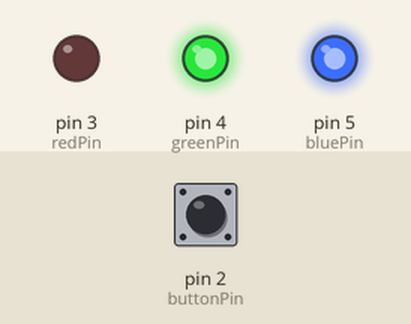
The sketch below on a simulated Arduino Uno, built with avr-gcc and run on an emulated ATmega328P. On the bench: output pins drawn as LEDs (lit = HIGH). The inputs (shaded band) are chosen by the test bench; at power-on: pin 2 (buttonPin) LOW.

Above: at 1.2 s.
1.3 s: pin 2 (buttonPin) pulled HIGH for 0.15 s
At 2.2 s:
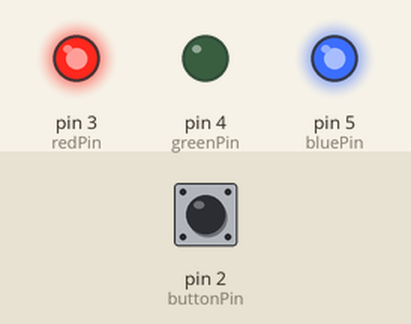
2.9 s: pin 2 (buttonPin) pulled HIGH for 1 s
At 3.5 s:
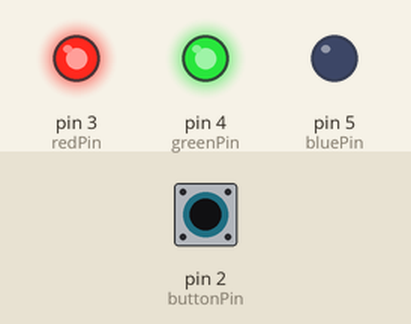
5.4 s: pin 2 (buttonPin) pulled HIGH for 0.15 s
At 6.6 s:
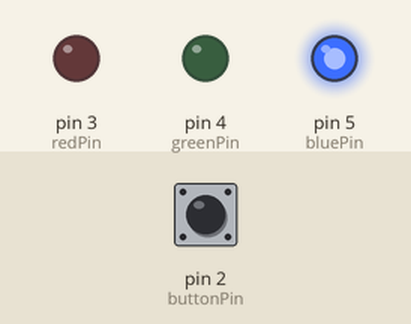
7.0 s: pin 2 (buttonPin) pulled HIGH for 3.2 s
At 7.8 s:
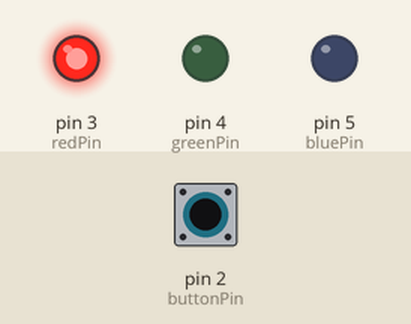
11.7 s: pin 2 (buttonPin) pulled HIGH for 0.15 s
At 12.5 s:
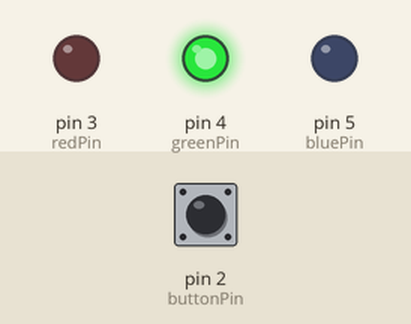
13.3 s: pin 2 (buttonPin) pulled HIGH for 1 s
At 13.8 s:
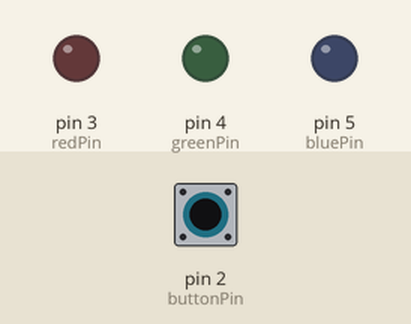
Timing chart, 0 to 16.3 s (numbered marks = the images above; inputs shaded):
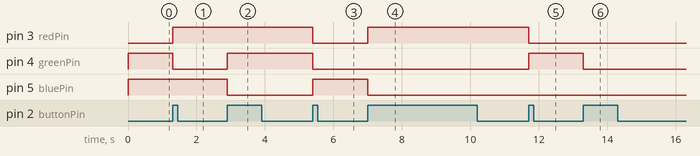

The sketch:

practice-3.ino
```cpp
const int buttonPin = 2;
const int redPin = 3;
const int greenPin = 4;
const int bluePin = 5;

int colorMode = 0;
int lastButtonState = LOW;
unsigned long lastDebounceTime = 0;
const unsigned long debounceDelay = 50;

void setLampColor(int mode) {
  if (mode == 0) {
    digitalWrite(redPin, LOW);
    digitalWrite(greenPin, HIGH);
    digitalWrite(bluePin, HIGH);
  } else if (mode == 1) {
    digitalWrite(redPin, HIGH);
    digitalWrite(greenPin, LOW);
    digitalWrite(bluePin, HIGH);
  } else if (mode == 2) {
    digitalWrite(redPin, HIGH);
    digitalWrite(greenPin, HIGH);
    digitalWrite(bluePin, LOW);
  } else if (mode == 3) {
    digitalWrite(redPin, LOW);
    digitalWrite(greenPin, LOW);
    digitalWrite(bluePin, HIGH);
  } else if (mode == 4) {
    digitalWrite(redPin, HIGH);
    digitalWrite(greenPin, LOW);
    digitalWrite(bluePin, LOW);
  } else if (mode == 5) {
    digitalWrite(redPin, LOW);
    digitalWrite(greenPin, HIGH);
    digitalWrite(bluePin, LOW);
  } else if (mode == 6) {
    digitalWrite(redPin, LOW);
    digitalWrite(greenPin, LOW);
    digitalWrite(bluePin, LOW);
  } else {
    digitalWrite(redPin, HIGH);
    digitalWrite(greenPin, HIGH);
    digitalWrite(bluePin, HIGH);
  }
}

void setup() {
  pinMode(buttonPin, INPUT);
  pinMode(redPin, OUTPUT);
  pinMode(greenPin, OUTPUT);
  pinMode(bluePin, OUTPUT);
  setLampColor(colorMode);
}

void loop() {
  int reading = digitalRead(buttonPin);
  unsigned long currentMillis = millis();

  if (reading != lastButtonState && (currentMillis - lastDebounceTime) > debounceDelay) {
    lastDebounceTime = currentMillis;
    if (reading == HIGH) {
      colorMode = (colorMode + 1) % 8;
      setLampColor(colorMode);
    }
  }
  lastButtonState = reading;
}
```

Measured:
- after the input at 1.3 s, pin 3 (redPin): LOW → HIGH at once; pin 4 (greenPin): HIGH → LOW at once
- after the input at 2.9 s, pin 4 (greenPin): LOW → HIGH at once; pin 5 (bluePin): HIGH → LOW at once
- after the input at 5.4 s, pin 3 (redPin), pin 4 (greenPin): HIGH → LOW at once; pin 5 (bluePin): LOW → HIGH at once
- after the input at 7.0 s, pin 3 (redPin): LOW → HIGH at once; pin 5 (bluePin): HIGH → LOW at once
- after the input at 11.7 s, pin 3 (redPin): HIGH → LOW at once; pin 4 (greenPin): LOW → HIGH at once
- after the input at 13.3 s, pin 4 (greenPin): HIGH → LOW at once
